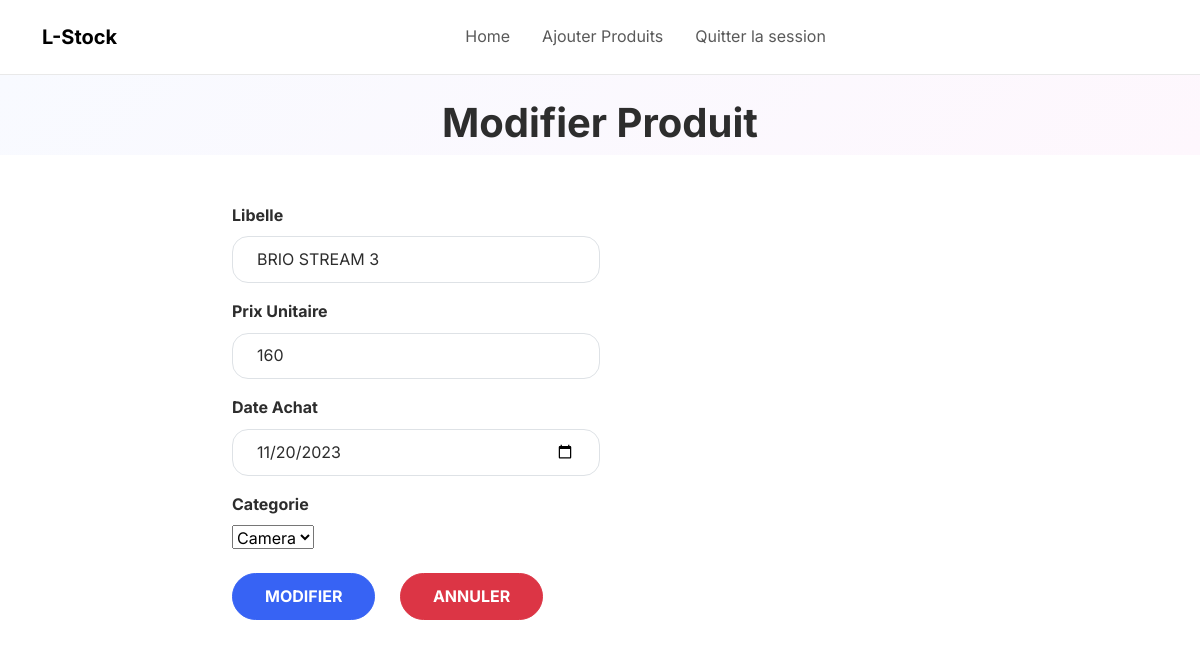
/modifierproduit.php?id=1 (signed in), run on the app's committed database.
### tables this page shows
CREATE TABLE IF NOT EXISTS `produit` (
  `reference` int NOT NULL AUTO_INCREMENT,
  `libelle` varchar(255) DEFAULT NULL,
  `prixUnitaire` int DEFAULT NULL,
  `dateAchat` date DEFAULT NULL,
  `photoProduit` varchar(255) DEFAULT NULL,
  `idCategorie` int DEFAULT NULL,
  PRIMARY KEY (`reference`),
  KEY `idCategorie` (`idCategorie`)
);

CREATE TABLE IF NOT EXISTS `categorie` (
  `idCategorie` int NOT NULL AUTO_INCREMENT,
  `denomination` varchar(255) DEFAULT NULL,
  `description` text,
  PRIMARY KEY (`idCategorie`)
);

### modifierproduit.php (the view, shortened to what this page needs)
<?php
$reference = $_SESSION['prodId'];
$conn = mysqli_connect("localhost", "root", "", "gestionproduit");
$sql = "SELECT * FROM produit WHERE reference = $reference";
$result = mysqli_query($conn, $sql);
$row = mysqli_fetch_assoc($result);
?>
<!DOCTYPE html>
<html data-bs-theme='light' lang='fr'>
<head>
    <link rel='stylesheet' href='assets/bootstrap/css/bootstrap.min.css'/>
    <link rel='stylesheet' href='assets/css/Table-With-Search-search-table.css'/>
    <link rel='stylesheet' href='https://cdn.jsdelivr.net/npm/bootstrap-icons@1.11.1/font/bootstrap-icons.css'>
</head>
<body>
<nav class='navbar navbar-expand-md sticky-top navbar-shrink py-3 navbar-light' id='mainNav'>
    <div class='container'>
        <a class='navbar-brand d-flex align-items-center' href='index.php'>
            <span>L-Stock</span></a>
        <div class='collapse navbar-collapse' id='navcol-1'>
            <ul class='navbar-nav mx-auto'>
                <li class='nav-item'>
                    <a class='nav-link' href='index.php'>Home</a>
                </li>
                <li class='nav-item'>
                    <a class='nav-link' href='ajouterproduit.php'>Ajouter Produits</a>
                </li>
                <li class='nav-item'>
                    <a class='nav-link' href='logout.php'>Quitter la session</a>
                </li>
            </ul>
        </div>
    </div>
</nav>
<header class='bg-primary-gradient'>
    <div class='container pt-4'>
        <div class='row '>
            <div class='col-md-8 col-lg-8 col-xl-6 text-center text-md-start mx-auto'>
                <div class='text-center'>
                    <h1 class='fw-bold'>Modifier Produit</h1>
                </div>
            </div>
        </div>
    </div>
</header>
<section class='py-5'>
    <div class='container profile profile-view' id='profile'>
        <form method='post' action="<?php echo $_SERVER['PHP_SELF']; ?>">
            <div class='row profile-row'>
                <div class='col-md-8 col-lg-8 offset-lg-2 text-start'>
                    <div class='form-group mb-3'>
                        <div class='col-sm-12 col-md-6'>
                            <div class='form-group mb-3'>
                                <label class='form-label'><strong>Libelle</strong></label><input class='form-control'
                                                                                                 type='text'
                                                                                                 name='libelle'
                                                                                                 required
                                                                                                 value="<?php echo $row['libelle']; ?>"/>
                            </div>
                        </div>
                        <div class='form-group mb-3'>
                            <div class='col-sm-12 col-md-6'>
                                <div class='form-group mb-3'>
                                    <label class='form-label'><strong>Prix Unitaire</strong></label><input
                                            class='form-control'
                                            type='number' name='prix_unitaire' required
                                            value="<?php echo $row['prixUnitaire']; ?>"/>
                                </div>
                            </div>
                        </div>
                        <div class='form-group mb-3'>
                            <div class='col-sm-12 col-md-6'>
                                <div class='form-group mb-3'>
                                    <label class='form-label'><strong>Date Achat</strong></label><input
                                            class='form-control' type='date'
                                            name='date_achat' required
                                            value="<?php echo $row['dateAchat']; ?>"/>
                                </div>
                            </div>
                        </div>
                        <div class='form-group mb-3'>
                            <div class='col-sm-12 col-md-6'>
                                <div class='form-group mb-3'>
                                    <?php
                                    $sql2 = "SELECT * FROM categorie WHERE idCategorie = '$row[idCategorie]' ";
                                    $result2 = mysqli_query($conn, $sql2);
                                    $row2 = mysqli_fetch_assoc($result2);
                                    $categorieProduitActuel = $row2['denomination'];
                                    ?>
                                    <label class='form-label' for="categorieList"><strong>Categorie</strong></label><br>
                                    <select class='form-label' id="categorieList" name="categorie">
                                        <option value="Camera" <?php if ($categorieProduitActuel == 'Camera') echo 'selected'; ?>>
                                            Camera
                                        </option>
                                    </select>
                                </div>
                            </div>
                        </div>
                    </div>
                    <div class='row'>
                        <div class='col-md-12 col-lg-6 offset-lg-0 content-right'>
                            <button class='btn btn-primary form-btn' type='submit' style='margin-right: 20px'>MODIFIER
                            </button>
                            <button class='btn btn-danger form-btn' type='reset'
                                    onclick="window.location.href='index.php';">ANNULER
                            </button>
                        </div>
                    </div>
                </div>
        </form>
    </div>
</section>
</body>
</html>

### data on the page
produit: libelle "BRIO STREAM 3", prix_unitaire "160", date_achat "11/20/2023"
categorie: categorie "Camera"
